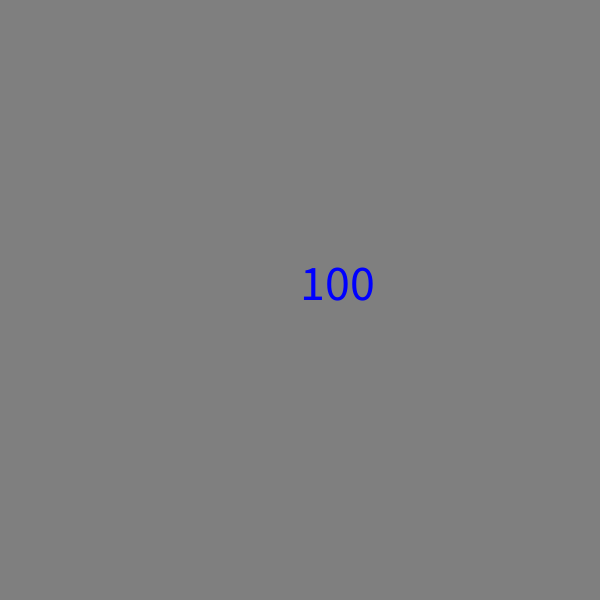
Frame 1 (no input)
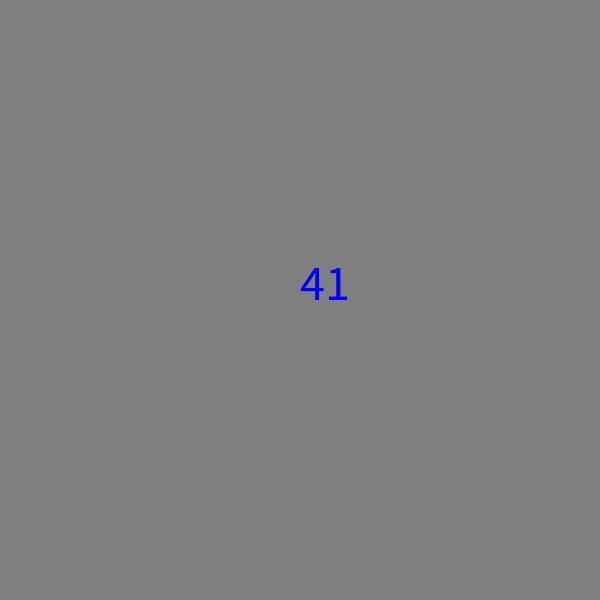
Frame 60 (the mouse pressed at the canvas centre just before this capture)
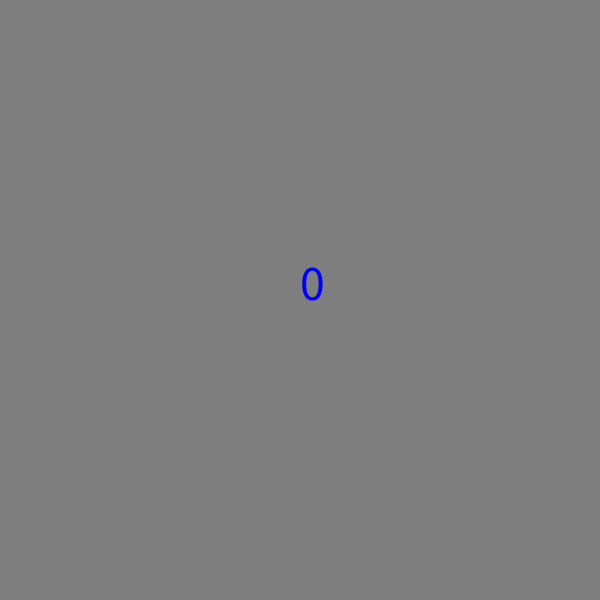
Frame 120 (the mouse held since frame 60 and released just before this capture)

The Processing sketch that drew these frames (run headless with seeded random() and noise(); from frame 60 on, the mouse is pressed at the canvas centre):

// Processing sketch: Question_5
// ── Question_5.pde
int time = 100; // the timer variable
void setup() {
  size(600,600);
  frameRate(30);
}

void draw() {
    background(127);
    textSize(50);
    fill(0,0,255);
    text(time,width/2,height/2 );
    if(time > 0) {
    time --;
    }
}
